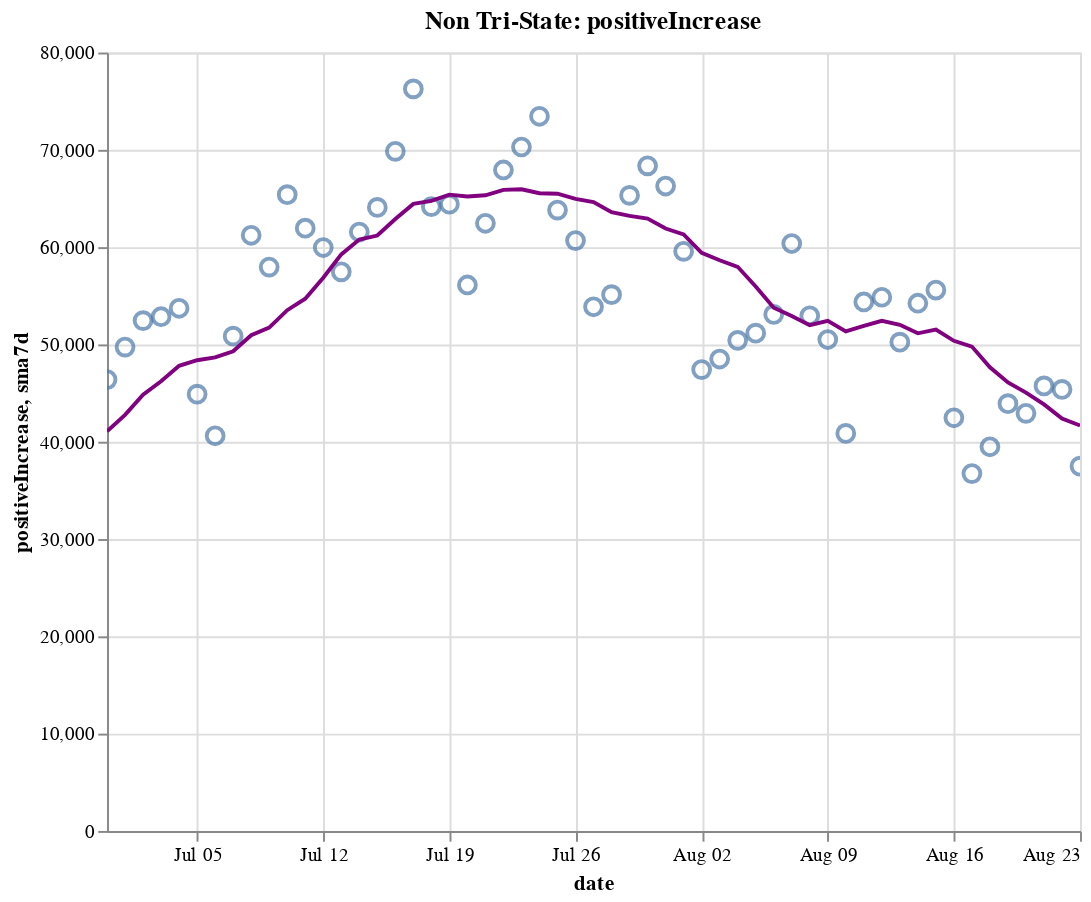

The cell this chart's notebook holds for it:
### Code cell
create_plot(non_tristate, 'positiveIncrease')

### Figure 1 — Vega-Lite specification as saved in the notebook (floating-point values rounded to 4 significant figures)
{"config": {"view": {"continuousWidth": 400, "continuousHeight": 300}}, "layer": [{"layer": [{"mark": {"type": "point", "size": 75}, "encoding": {"tooltip": [{"type": "temporal", "field": "date"}, {"type": "quantitative", "field": "positiveIncrease"}, {"type": "quantitative", "field": "sma7d"}], "x": {"type": "temporal", "field": "date"}, "y": {"type": "quantitative", "field": "positiveIncrease"}}, "selection": {"selector014": {"type": "interval", "bind": "scales", "encodings": ["x", "y"]}}}, {"mark": {"type": "line", "color": "purple"}, "encoding": {"x": {"type": "temporal", "field": "date"}, "y": {"type": "quantitative", "field": "sma7d"}}}]}, {"mark": {"type": "rule", "color": "#aaa"}, "encoding": {"x": {"type": "temporal", "field": "date"}}, "transform": [{"filter": {"selection": "selector013"}}]}, {"mark": "circle", "encoding": {"opacity": {"condition": {"value": 1, "selection": "selector013"}, "value": 0}, "tooltip": [{"type": "temporal", "field": "date"}, {"type": "quantitative", "field": "positiveIncrease"}, {"type": "quantitative", "field": "sma7d"}], "x": {"type": "temporal", "field": "date"}, "y": {"type": "quantitative", "field": "positiveIncrease"}}, "selection": {"selector013": {"type": "single", "encodings": ["x"], "on": "mouseover", "nearest": true, "empty": "none"}}}, {"mark": {"type": "text", "align": "left", "dx": 5, "dy": -5, "stroke": "white", "strokeWidth": 2}, "encoding": {"text": {"type": "quantitative", "field": "positiveIncrease"}, "tooltip": [{"type": "temporal", "field": "date"}, {"type": "quantitative", "field": "positiveIncrease"}, {"type": "quantitative", "field": "sma7d"}], "x": {"type": "temporal", "field": "date"}, "y": {"type": "quantitative", "field": "positiveIncrease"}}, "transform": [{"filter": {"selection": "selector013"}}]}, {"mark": {"type": "text", "align": "left", "dx": 5, "dy": -5}, "encoding": {"text": {"type": "quantitative", "field": "positiveIncrease"}, "tooltip": [{"type": "temporal", "field": "date"}, {"type": "quantitative", "field": "positiveIncrease"}, {"type": "quantitative", "field": "sma7d"}], "x": {"type": "temporal", "field": "date"}, "y": {"type": "quantitative", "field": "positiveIncrease"}}, "transform": [{"filter": {"selection": "selector013"}}]}], "data": {"name": "data-b6657411b6cfb5c663950392aee5b806"}, "height": 400, "title": "Non Tri-State: positiveIncrease", "width": 500, "$schema": "https://vega.github.io/schema/vega-lite/v4.8.1.json", "datasets": {"data-b6657411b6cfb5c663950392aee5b806": [{"date": "2020-06-30T00:00:00", "totalTestResultsIncrease": 546000.0, "positiveIncrease": 46390.0, "death": 75940.0, "deathIncrease": 538.0, "positiveRate": 0.085, "state": "Non Tri-State", "sma7d": 41080.0}, {"date": "2020-07-01T00:00:00", "totalTestResultsIncrease": 546800.0, "positiveIncrease": 49730.0, "death": 76580.0, "deathIncrease": 645.0, "positiveRate": 0.091, "state": "Non Tri-State", "sma7d": 42760.0}, {"date": "2020-07-02T00:00:00", "totalTestResultsIncrease": 565500.0, "positiveIncrease": 52450.0, "death": 77240.0, "deathIncrease": 655.0, "positiveRate": 0.093, "state": "Non Tri-State", "sma7d": 44840.0}, {"date": "2020-07-03T00:00:00", "totalTestResultsIncrease": 626800.0, "positiveIncrease": 52850.0, "death": 77760.0, "deathIncrease": 523.0, "positiveRate": 0.084, "state": "Non Tri-State", "sma7d": 46220.0}, {"date": "2020-07-04T00:00:00", "totalTestResultsIncrease": 560300.0, "positiveIncrease": 53720.0, "death": 78030.0, "deathIncrease": 270.0, "positiveRate": 0.096, "state": "Non Tri-State", "sma7d": 47800.0}, {"date": "2020-07-05T00:00:00", "totalTestResultsIncrease": 570100.0, "positiveIncrease": 44890.0, "death": 78210.0, "deathIncrease": 179.0, "positiveRate": 0.079, "state": "Non Tri-State", "sma7d": 48380.0}, {"date": "2020-07-06T00:00:00", "totalTestResultsIncrease": 429600.0, "positiveIncrease": 40610.0, "death": 78420.0, "deathIncrease": 212.0, "positiveRate": 0.095, "state": "Non Tri-State", "sma7d": 48660.0}, {"date": "2020-07-07T00:00:00", "totalTestResultsIncrease": 562700.0, "positiveIncrease": 50850.0, "death": 79280.0, "deathIncrease": 859.0, "positiveRate": 0.09, "state": "Non Tri-State", "sma7d": 49300.0}, {"date": "2020-07-08T00:00:00", "totalTestResultsIncrease": 550900.0, "positiveIncrease": 61220.0, "death": 80010.0, "deathIncrease": 730.0, "positiveRate": 0.111, "state": "Non Tri-State", "sma7d": 50940.0}, {"date": "2020-07-09T00:00:00", "totalTestResultsIncrease": 606600.0, "positiveIncrease": 57950.0, "death": 80840.0, "deathIncrease": 822.0, "positiveRate": 0.096, "state": "Non Tri-State", "sma7d": 51730.0}, {"date": "2020-07-10T00:00:00", "totalTestResultsIncrease": 718600.0, "positiveIncrease": 65390.0, "death": 81650.0, "deathIncrease": 814.0, "positiveRate": 0.091, "state": "Non Tri-State", "sma7d": 53520.0}, {"date": "2020-07-11T00:00:00", "totalTestResultsIncrease": 598300.0, "positiveIncrease": 61950.0, "death": 82350.0, "deathIncrease": 705.0, "positiveRate": 0.104, "state": "Non Tri-State", "sma7d": 54690.0}, {"date": "2020-07-12T00:00:00", "totalTestResultsIncrease": 646300.0, "positiveIncrease": 59960.0, "death": 82810.0, "deathIncrease": 455.0, "positiveRate": 0.093, "state": "Non Tri-State", "sma7d": 56850.0}, {"date": "2020-07-13T00:00:00", "totalTestResultsIncrease": 621800.0, "positiveIncrease": 57460.0, "death": 83080.0, "deathIncrease": 275.0, "positiveRate": 0.092, "state": "Non Tri-State", "sma7d": 59260.0}, {"date": "2020-07-14T00:00:00", "totalTestResultsIncrease": 681300.0, "positiveIncrease": 61550.0, "death": 83790.0, "deathIncrease": 708.0, "positiveRate": 0.09, "state": "Non Tri-State", "sma7d": 60780.0}, {"date": "2020-07-15T00:00:00", "totalTestResultsIncrease": 670100.0, "positiveIncrease": 64080.0, "death": 84610.0, "deathIncrease": 816.0, "positiveRate": 0.096, "state": "Non Tri-State", "sma7d": 61190.0}, {"date": "2020-07-16T00:00:00", "totalTestResultsIncrease": 728000.0, "positiveIncrease": 69850.0, "death": 85500.0, "deathIncrease": 896.0, "positiveRate": 0.096, "state": "Non Tri-State", "sma7d": 62890.0}, {"date": "2020-07-17T00:00:00", "totalTestResultsIncrease": 754900.0, "positiveIncrease": 76260.0, "death": 86420.0, "deathIncrease": 915.0, "positiveRate": 0.101, "state": "Non Tri-State", "sma7d": 64450.0}, {"date": "2020-07-18T00:00:00", "totalTestResultsIncrease": 686200.0, "positiveIncrease": 64160.0, "death": 87260.0, "deathIncrease": 846.0, "positiveRate": 0.094, "state": "Non Tri-State", "sma7d": 64760.0}, {"date": "2020-07-19T00:00:00", "totalTestResultsIncrease": 722600.0, "positiveIncrease": 64410.0, "death": 87770.0, "deathIncrease": 506.0, "positiveRate": 0.089, "state": "Non Tri-State", "sma7d": 65400.0}, {"date": "2020-07-20T00:00:00", "totalTestResultsIncrease": 645500.0, "positiveIncrease": 56110.0, "death": 88110.0, "deathIncrease": 335.0, "positiveRate": 0.087, "state": "Non Tri-State", "sma7d": 65200.0}, {"date": "2020-07-21T00:00:00", "totalTestResultsIncrease": 673500.0, "positiveIncrease": 62450.0, "death": 89120.0, "deathIncrease": 1014.0, "positiveRate": 0.093, "state": "Non Tri-State", "sma7d": 65330.0}, {"date": "2020-07-22T00:00:00", "totalTestResultsIncrease": 698500.0, "positiveIncrease": 67930.0, "death": 90260.0, "deathIncrease": 1137.0, "positiveRate": 0.097, "state": "Non Tri-State", "sma7d": 65880.0}, {"date": "2020-07-23T00:00:00", "totalTestResultsIncrease": 743500.0, "positiveIncrease": 70290.0, "death": 91270.0, "deathIncrease": 1015.0, "positiveRate": 0.095, "state": "Non Tri-State", "sma7d": 65950.0}, {"date": "2020-07-24T00:00:00", "totalTestResultsIncrease": 804400.0, "positiveIncrease": 73450.0, "death": 92400.0, "deathIncrease": 1129.0, "positiveRate": 0.091, "state": "Non Tri-State", "sma7d": 65540.0}, {"date": "2020-07-25T00:00:00", "totalTestResultsIncrease": 722700.0, "positiveIncrease": 63810.0, "death": 93400.0, "deathIncrease": 999.0, "positiveRate": 0.088, "state": "Non Tri-State", "sma7d": 65490.0}, {"date": "2020-07-26T00:00:00", "totalTestResultsIncrease": 747100.0, "positiveIncrease": 60670.0, "death": 93940.0, "deathIncrease": 544.0, "positiveRate": 0.081, "state": "Non Tri-State", "sma7d": 64960.0}, {"date": "2020-07-27T00:00:00", "totalTestResultsIncrease": 641300.0, "positiveIncrease": 53870.0, "death": 94970.0, "deathIncrease": 1026.0, "positiveRate": 0.084, "state": "Non Tri-State", "sma7d": 64640.0}, {"date": "2020-07-28T00:00:00", "totalTestResultsIncrease": 670400.0, "positiveIncrease": 55120.0, "death": 96060.0, "deathIncrease": 1086.0, "positiveRate": 0.082, "state": "Non Tri-State", "sma7d": 63590.0}, {"date": "2020-07-29T00:00:00", "totalTestResultsIncrease": 727400.0, "positiveIncrease": 65320.0, "death": 97520.0, "deathIncrease": 1466.0, "positiveRate": 0.09, "state": "Non Tri-State", "sma7d": 63220.0}, {"date": "2020-07-30T00:00:00", "totalTestResultsIncrease": 709800.0, "positiveIncrease": 68360.0, "death": 98750.0, "deathIncrease": 1229.0, "positiveRate": 0.096, "state": "Non Tri-State", "sma7d": 62940.0}, {"date": "2020-07-31T00:00:00", "totalTestResultsIncrease": 611500.0, "positiveIncrease": 66280.0, "death": 100000.0, "deathIncrease": 1295.0, "positiveRate": 0.108, "state": "Non Tri-State", "sma7d": 61920.0}, {"date": "2020-08-01T00:00:00", "totalTestResultsIncrease": 653600.0, "positiveIncrease": 59570.0, "death": 101200.0, "deathIncrease": 1164.0, "positiveRate": 0.091, "state": "Non Tri-State", "sma7d": 61310.0}, {"date": "2020-08-02T00:00:00", "totalTestResultsIncrease": 614400.0, "positiveIncrease": 47410.0, "death": 101700.0, "deathIncrease": 486.0, "positiveRate": 0.077, "state": "Non Tri-State", "sma7d": 59420.0}, {"date": "2020-08-03T00:00:00", "totalTestResultsIncrease": 628600.0, "positiveIncrease": 48500.0, "death": 102200.0, "deathIncrease": 502.0, "positiveRate": 0.077, "state": "Non Tri-State", "sma7d": 58650.0}, {"date": "2020-08-04T00:00:00", "totalTestResultsIncrease": 622800.0, "positiveIncrease": 50420.0, "death": 103400.0, "deathIncrease": 1241.0, "positiveRate": 0.081, "state": "Non Tri-State", "sma7d": 57980.0}, {"date": "2020-08-05T00:00:00", "totalTestResultsIncrease": 578600.0, "positiveIncrease": 51160.0, "death": 104800.0, "deathIncrease": 1335.0, "positiveRate": 0.088, "state": "Non Tri-State", "sma7d": 55960.0}, {"date": "2020-08-06T00:00:00", "totalTestResultsIncrease": 628100.0, "positiveIncrease": 53090.0, "death": 106000.0, "deathIncrease": 1238.0, "positiveRate": 0.085, "state": "Non Tri-State", "sma7d": 53780.0}, {"date": "2020-08-07T00:00:00", "totalTestResultsIncrease": 670900.0, "positiveIncrease": 60370.0, "death": 107300.0, "deathIncrease": 1313.0, "positiveRate": 0.09, "state": "Non Tri-State", "sma7d": 52930.0}, {"date": "2020-08-08T00:00:00", "totalTestResultsIncrease": 599800.0, "positiveIncrease": 52950.0, "death": 108400.0, "deathIncrease": 1075.0, "positiveRate": 0.088, "state": "Non Tri-State", "sma7d": 51980.0}, {"date": "2020-08-09T00:00:00", "totalTestResultsIncrease": 605100.0, "positiveIncrease": 50510.0, "death": 109000.0, "deathIncrease": 604.0, "positiveRate": 0.083, "state": "Non Tri-State", "sma7d": 52430.0}, {"date": "2020-08-10T00:00:00", "totalTestResultsIncrease": 608000.0, "positiveIncrease": 40850.0, "death": 109400.0, "deathIncrease": 417.0, "positiveRate": 0.067, "state": "Non Tri-State", "sma7d": 51330.0}, {"date": "2020-08-11T00:00:00", "totalTestResultsIncrease": 632900.0, "positiveIncrease": 54370.0, "death": 110700.0, "deathIncrease": 1307.0, "positiveRate": 0.086, "state": "Non Tri-State", "sma7d": 51900.0}, {"date": "2020-08-12T00:00:00", "totalTestResultsIncrease": 362600.0, "positiveIncrease": 54850.0, "death": 112200.0, "deathIncrease": 1495.0, "positiveRate": 0.151, "state": "Non Tri-State", "sma7d": 52430.0}, {"date": "2020-08-13T00:00:00", "totalTestResultsIncrease": 762100.0, "positiveIncrease": 50240.0, "death": 113400.0, "deathIncrease": 1145.0, "positiveRate": 0.066, "state": "Non Tri-State", "sma7d": 52020.0}, {"date": "2020-08-14T00:00:00", "totalTestResultsIncrease": 726500.0, "positiveIncrease": 54240.0, "death": 114600.0, "deathIncrease": 1199.0, "positiveRate": 0.075, "state": "Non Tri-State", "sma7d": 51140.0}, {"date": "2020-08-15T00:00:00", "totalTestResultsIncrease": 628400.0, "positiveIncrease": 55590.0, "death": 115800.0, "deathIncrease": 1200.0, "positiveRate": 0.088, "state": "Non Tri-State", "sma7d": 51520.0}, {"date": "2020-08-16T00:00:00", "totalTestResultsIncrease": 679700.0, "positiveIncrease": 42460.0, "death": 116400.0, "deathIncrease": 611.0, "positiveRate": 0.062, "state": "Non Tri-State", "sma7d": 50370.0}, {"date": "2020-08-17T00:00:00", "totalTestResultsIncrease": 532400.0, "positiveIncrease": 36730.0, "death": 116800.0, "deathIncrease": 394.0, "positiveRate": 0.069, "state": "Non Tri-State", "sma7d": 49780.0}, {"date": "2020-08-18T00:00:00", "totalTestResultsIncrease": 549500.0, "positiveIncrease": 39480.0, "death": 118000.0, "deathIncrease": 1178.0, "positiveRate": 0.072, "state": "Non Tri-State", "sma7d": 47660.0}, {"date": "2020-08-19T00:00:00", "totalTestResultsIncrease": 544600.0, "positiveIncrease": 43910.0, "death": 119400.0, "deathIncrease": 1402.0, "positiveRate": 0.081, "state": "Non Tri-State", "sma7d": 46090.0}, {"date": "2020-08-20T00:00:00", "totalTestResultsIncrease": 570000.0, "positiveIncrease": 42920.0, "death": 120500.0, "deathIncrease": 1122.0, "positiveRate": 0.075, "state": "Non Tri-State", "sma7d": 45050.0}, {"date": "2020-08-21T00:00:00", "totalTestResultsIncrease": 610500.0, "positiveIncrease": 45740.0, "death": 121600.0, "deathIncrease": 1109.0, "positiveRate": 0.075, "state": "Non Tri-State", "sma7d": 43830.0}, {"date": "2020-08-22T00:00:00", "totalTestResultsIncrease": 639100.0, "positiveIncrease": 45380.0, "death": 122600.0, "deathIncrease": 1023.0, "positiveRate": 0.071, "state": "Non Tri-State", "sma7d": 42370.0}, {"date": "2020-08-23T00:00:00", "totalTestResultsIncrease": 553500.0, "positiveIncrease": 37490.0, "death": 123200.0, "deathIncrease": 563.0, "positiveRate": 0.068, "state": "Non Tri-State", "sma7d": 41660.0}]}}
